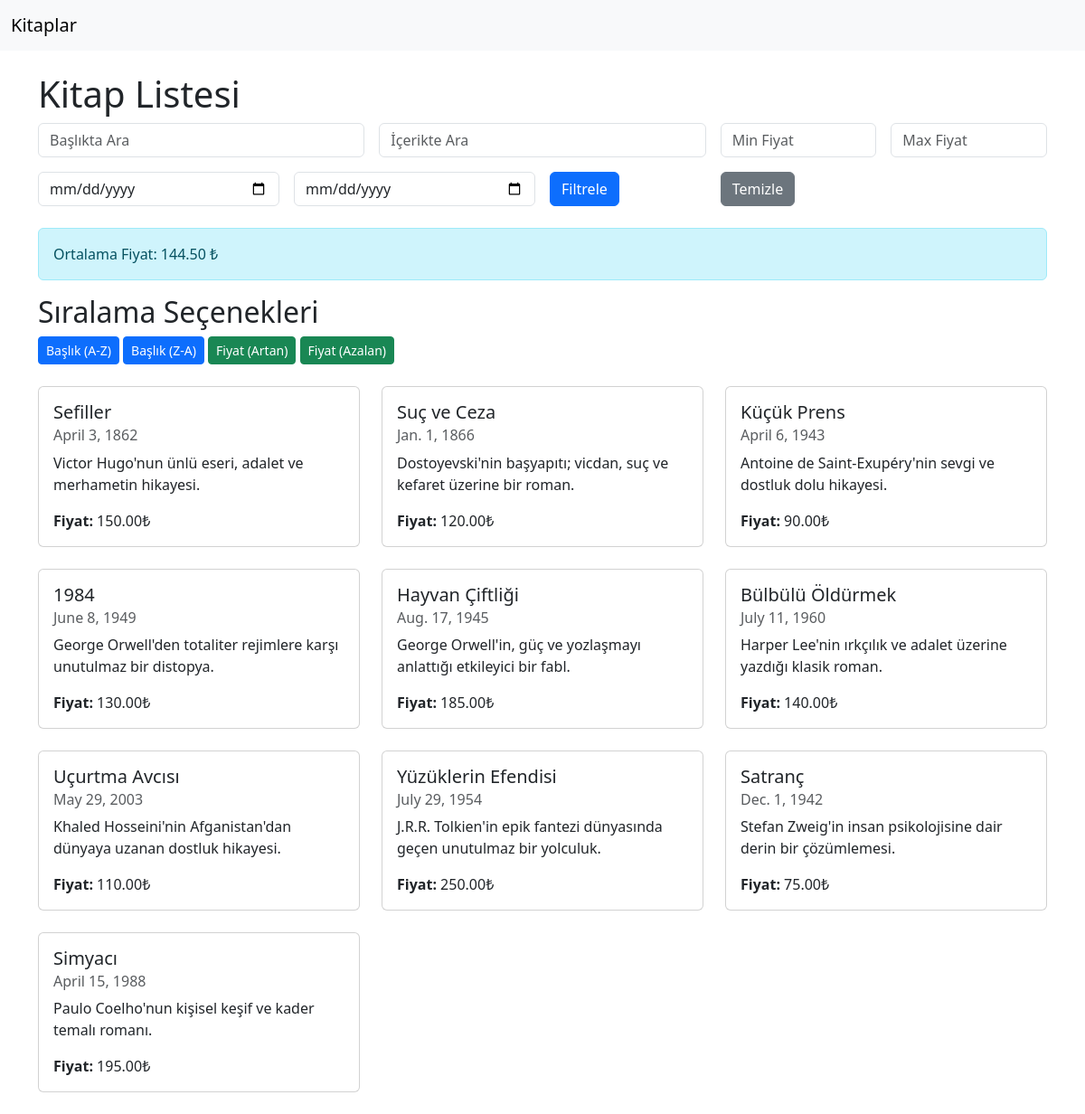
The page / on the database its author committed.
### kitaplar/models.py (models this page shows, shortened)
class Kitap(models.Model):
    title = models.CharField(max_length=50)
    content = models.TextField()
    published_time = models.DateField(null=True, blank=True)
    price = models.DecimalField(max_digits=5, decimal_places=2, null=True, blank=True)

### kitaplar/views.py (the view)
# urls.py: path('', views.home, name='home'),
def home(request):
    kitaplar = Kitap.objects.all()
    title_query = request.GET.get('title')
    if title_query:
        kitaplar = kitaplar.filter(title__icontains=title_query)
    content_query = request.GET.get('content')
    if content_query:
        kitaplar = kitaplar.filter(content__icontains=content_query)
    min_price = request.GET.get('min_price')
    max_price = request.GET.get('max_price')
    if min_price:
        kitaplar = kitaplar.filter(price__gte=min_price)
    if max_price:
        kitaplar = kitaplar.filter(price__lte=max_price)
    start_date = request.GET.get('start_date')
    end_date = request.GET.get('end_date')
    if start_date:
        kitaplar = kitaplar.filter(published_time__gte=start_date)
    if end_date:
        kitaplar = kitaplar.filter(published_time__lte=end_date)
    sort_by = request.GET.get('sort', '')
    if sort_by == 'title_asc':
        kitaplar = kitaplar.order_by('title')
    elif sort_by == 'title_desc':
        kitaplar = kitaplar.order_by('-title')
    elif sort_by == 'price_asc':
        kitaplar = kitaplar.order_by('price')
    elif sort_by == 'price_desc':
        kitaplar = kitaplar.order_by('-price')
    ortalama_fiyat = kitaplar.aggregate(Avg('price'))['price__avg']
    context = {
        'kitaplar': kitaplar,
        'ortalama_fiyat': ortalama_fiyat,
    }
    return render(request, 'kitaplar/home.html', context)

### kitaplar/templates/kitaplar/home.html
{% extends 'kitaplar/base.html' %}
{% block content %}
<h1>Kitap Listesi</h1>
<form method="get" class="row g-3 mb-4">
    <div class="col-md-4">
        <input type="text" name="title" class="form-control" placeholder="Başlıkta Ara" value="{{ request.GET.title }}">
    </div>
    <div class="col-md-4">
        <input type="text" name="content" class="form-control" placeholder="İçerikte Ara" value="{{ request.GET.content }}">
    </div>
    <div class="col-md-2">
        <input type="number" step="0.01" name="min_price" class="form-control" placeholder="Min Fiyat" value="{{ request.GET.min_price }}">
    </div>
    <div class="col-md-2">
        <input type="number" step="0.01" name="max_price" class="form-control" placeholder="Max Fiyat" value="{{ request.GET.max_price }}">
    </div>
    <div class="col-md-3">
        <input type="date" name="start_date" class="form-control" placeholder="Başlangıç Tarihi" value="{{ request.GET.start_date }}">
    </div>
    <div class="col-md-3">
        <input type="date" name="end_date" class="form-control" placeholder="Bitiş Tarihi" value="{{ request.GET.end_date }}">
    </div>
    <div class="col-md-2">
        <button type="submit" class="btn btn-primary">Filtrele</button>
    </div>
    <div class="col-md-2">
        <a href="/" class="btn btn-secondary">Temizle</a>
    </div>
</form>
{% if ortalama_fiyat %}
    <div class="alert alert-info">
        Ortalama Fiyat: {{ ortalama_fiyat|floatformat:2 }} ₺
    </div>
{% endif %}
<div class="mb-4">
    <h2>Sıralama Seçenekleri</h2>
    <a href="?sort=title_asc" class="btn btn-primary btn-sm">Başlık (A-Z)</a>
    <a href="?sort=title_desc" class="btn btn-primary btn-sm">Başlık (Z-A)</a>
    <a href="?sort=price_asc" class="btn btn-success btn-sm">Fiyat (Artan)</a>
    <a href="?sort=price_desc" class="btn btn-success btn-sm">Fiyat (Azalan)</a>
</div>
<div class="row">
    {% for kitap in kitaplar %}
        <div class="col-md-4">
            <div class="card mb-4">
                <div class="card-body">
                    <h5 class="card-title">{{ kitap.title }}</h5>
                    <h6 class="card-subtitle mb-2 text-muted">{{ kitap.published_time }}</h6>
                    <p class="card-text">{{ kitap.content|truncatechars:100 }}</p>
                    <p class="card-text"><strong>Fiyat:</strong> {{ kitap.price }}₺</p>
                </div>
            </div>
        </div>
    {% empty %}
        <p>Sonuç bulunamadı.</p>
    {% endfor %}
</div>
{% endblock %}

### kitaplar/templates/kitaplar/base.html (shortened to what this page needs)
<!DOCTYPE html>
<html lang="en">
<head>
    <link href="https://cdn.jsdelivr.net/npm/bootstrap@5.3.0/dist/css/bootstrap.min.css" rel="stylesheet">
</head>
<body>
<nav class="navbar navbar-expand-lg navbar-light bg-light">
    <div class="container-fluid">
        <a class="navbar-brand" href="/">Kitaplar</a>
    </div>
</nav>
<div class="container mt-4">
    {% block content %}
    {% endblock %}
</div>
</body>
</html>

### rows shown on the page
Kitap: title "Sefiller", published_time "April 3, 1862", content "Victor Hugo'nun ünlü eseri, adalet ve merhametin hikayesi.", price "150.00"
Kitap: title "Suç ve Ceza", published_time "Jan. 1, 1866", content "Dostoyevski'nin başyapıtı; vicdan, suç ve kefaret üzerine bir roman.", price "120.00"
Kitap: title "Küçük Prens", published_time "April 6, 1943", content "Antoine de Saint-Exupéry'nin sevgi ve dostluk dolu hikayesi.", price "90.00"
Kitap: title "1984", published_time "June 8, 1949", content "George Orwell'den totaliter rejimlere karşı unutulmaz bir distopya.", price "130.00"
Kitap: title "Hayvan Çiftliği", published_time "Aug. 17, 1945", content "George Orwell'in, güç ve yozlaşmayı anlattığı etkileyici bir fabl.", price "185.00"
Kitap: title "Bülbülü Öldürmek", published_time "July 11, 1960", content "Harper Lee'nin ırkçılık ve adalet üzerine yazdığı klasik roman.", price "140.00"
Kitap: title "Uçurtma Avcısı", published_time "May 29, 2003", content "Khaled Hosseini'nin Afganistan'dan dünyaya uzanan dostluk hikayesi.", price "110.00"
Kitap: title "Yüzüklerin Efendisi", published_time "July 29, 1954", content "J.R.R. Tolkien'in epik fantezi dünyasında geçen unutulmaz bir yolculuk.", price "250.00"
Kitap: title "Satranç", published_time "Dec. 1, 1942", content "Stefan Zweig'in insan psikolojisine dair derin bir çözümlemesi.", price "75.00"
Kitap: title "Simyacı", published_time "April 15, 1988", content "Paulo Coelho'nun kişisel keşif ve kader temalı romanı.", price "195.00"

### other values the page prints
{{ ortalama_fiyat|floatformat:2 }} "144.50"
